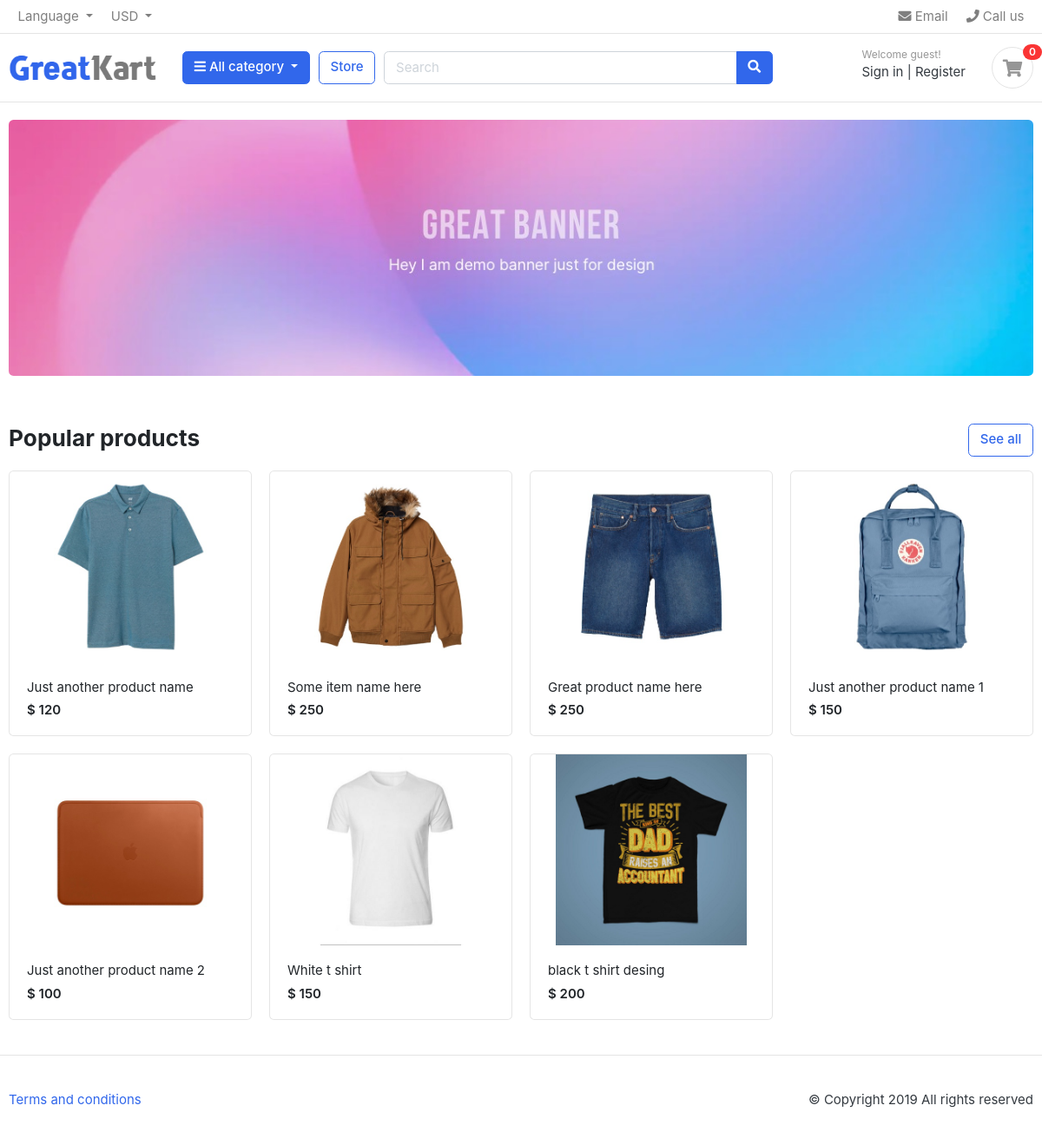
The page / on the database its author committed.
### apps/store/models.py (models this page shows)
class Product(models.Model):
    product_name = models.CharField(max_length=200, unique=True)
    slug = models.SlugField(max_length=200, unique=True)
    description = models.TextField(max_length=100, blank=True)
    price = models.IntegerField()
    images = models.ImageField(upload_to ='uploads/%Y/%m/%d/', blank=True)
    stock = models.IntegerField()
    is_available = models.BooleanField(default=True)
    category = models.ForeignKey(Category, on_delete=models.CASCADE)
    created_date = models.DateTimeField(auto_now_add=True)
    modified_date = models.DateTimeField(auto_now=True)
    def get_url(self):
        return reverse('product_detail', args=[self.category.slug, self.slug])
    def __str__(self):
        return self.product_name

### apps/home/views.py (the view)
# urls.py: path('', views.Home, name='Home')
def Home(request):
    products = Product.objects.all().filter(is_available=True)
    context = {
        'products':products
    }
    print(products)
    return render(request, 'index.html', context)

### apps/carts/views.py (called while the page is built)
def _cart_id(request):
    cart = request.session.session_key
    if not cart:
        cart = request.session.create()
    return cart

### apps/category/menus.py (called while the page is built)
def menu_links(request):
    links = Category.objects.all()
    return dict(links=links)

def cart_count(request):
    cart_count = 0
    if 'admin' in request.path:
        return {}
    else:
        try:
            cart = Cart.objects.filter(cart_id=_cart_id(request))
            cart_items = CartItem.objects.all().filter(cart=cart[:1])
            for cart_item in cart_items:
                cart_count += cart_item.quantity
        except Cart.DoesNotExist:
            cart_count = 0
    return dict(cart_count=cart_count)

### apps/category/models.py (called while the page is built)
    def get_url(self):
        return reverse('products_by_category', args=[self.slug])

### templates/index.html
{% extends 'snippets/base.html' %}
{% load static %}
{% block home %}
	<section class="section-intro padding-y-sm">
		<div class="container">
			<div class="intro-banner-wrap">
				<img src="{% static 'images/banners/1.jpg' %}" class="img-fluid rounded">
			</div>
		</div>
	</section>
	<section class="section-name padding-y-sm">
		<div class="container">
			<header class="section-heading">
				<a href="./store.html" class="btn btn-outline-primary float-right">See all</a>
				<h3 class="section-title">Popular products</h3>
			</header>
			<div class="row">
				{% for i in products %}
				<div class="col-md-3">
					<div class="card card-product-grid">
						<a href="{{i.get_url}}" class="img-wrap">
							{% if i.images %}
								<img src="{{i.images.url}}">
							{% endif %}
						</a>
						<figcaption class="info-wrap">
							<a href="{{i.get_url}}" class="title">{{i}}</a>
							<div class="price mt-1">$ {{i.price}}</div>
						</figcaption>
					</div>
				</div>
				{% endfor %}
			</div>
		</div>
	</section>
{% endblock %}

### static/css/ui.css (style rules this page uses)
html { font-family: "Inter", sans-serif; font-size: 15px; }
.img-wrap { text-align: center; display: block; }
.img-wrap img { max-width: 100%; }
.padding-y-sm { padding-top: 20px; padding-bottom: 20px; }
.section-heading { margin-bottom: 20px; margin-top: 15px; }
.section-title { color: #212529; }
[class*=card-product] a.title { color: #212529; display: block; }
[class*=card-product] .img-wrap { overflow: hidden; position: relative; }
[class*=card-product] .img-wrap img { height: 100%; max-width: 100%; width: auto; display: inline-block; -o-object-fit: cover; object-fit: cover; }
.card-product-grid { margin-bottom: 20px; }
.card-product-grid .img-wrap { border-radius: 0.2rem 0.2rem 0 0; height: 220px; }
.card-product-grid .info-wrap { overflow: hidden; padding: 18px 20px; }
.card .img-wrap { overflow: hidden; }
.price { font-weight: 600; color: #212529; }

### rows shown on the page
Product: images (picture), product_name "Just another product name", price "120"
Product: images (picture), product_name "Some item name here", price "250"
Product: images (picture), product_name "Great product name here", price "250"
Product: images (picture), product_name "Just another product name 1", price "150"
Product: images (picture), product_name "Just another product name 2", price "100"
Product: images (picture), product_name "White t shirt", price "150"
Product: images (picture), product_name "black t shirt desing", price "200"

### other values the page prints
{{ cart_count }} "0"
